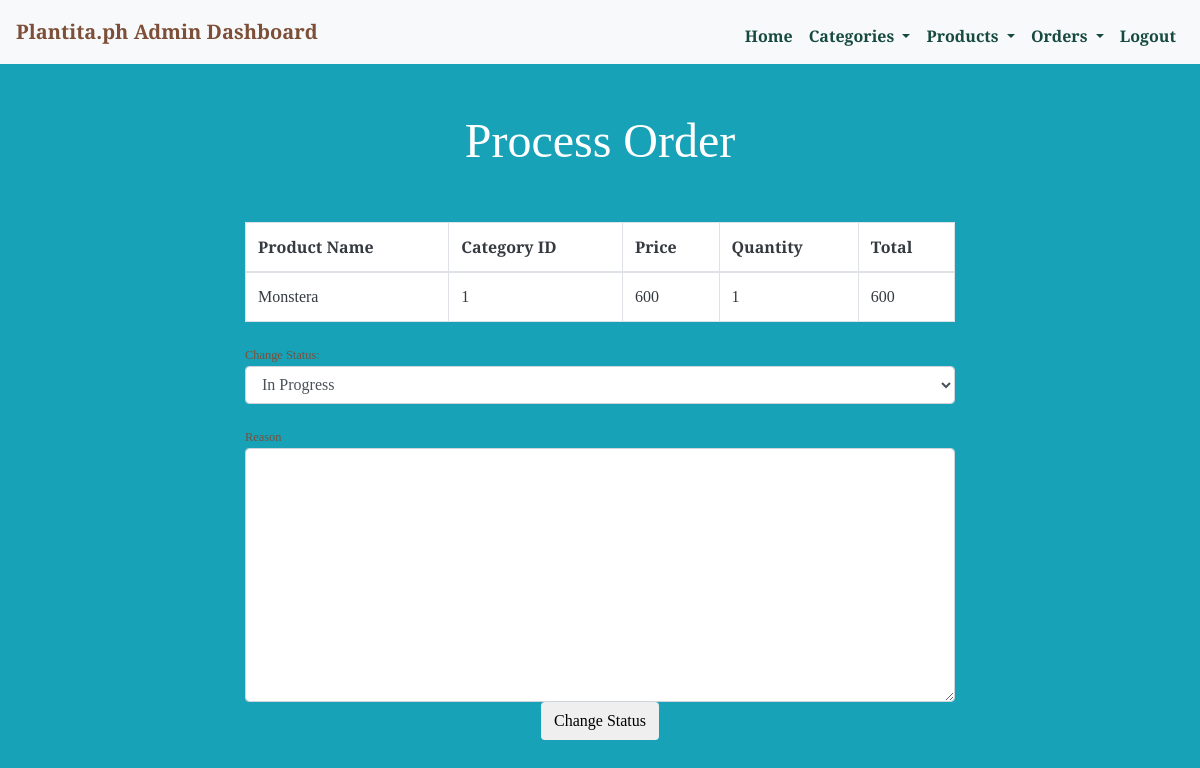
Screenshot of /admin/order-process.php?id=3 (signed in) with the database file from the repository.
### tables this page shows
CREATE TABLE `orders` (
  `id` int(11) NOT NULL,
  `user_id` int(11) NOT NULL,
  `totalprice` varchar(255) NOT NULL,
  `orderstatus` varchar(255) NOT NULL,
  `paymentmode` varchar(255) NOT NULL,
  `timestamp` datetime NOT NULL DEFAULT current_timestamp()
);

CREATE TABLE `products` (
  `product_id` int(11) NOT NULL,
  `product_name` varchar(200) NOT NULL,
  `cat_id` int(11) NOT NULL,
  `price` varchar(200) NOT NULL,
  `thumb` varchar(200) NOT NULL,
  `product_description` varchar(200) NOT NULL
);

CREATE TABLE `orderitems` (
  `id` int(11) NOT NULL,
  `order_id` int(11) NOT NULL,
  `product_id` int(11) NOT NULL,
  `quantity` int(11) NOT NULL,
  `product_price` int(11) NOT NULL
);

### admin/order-process.php (the view, shortened to what this page needs)
<?php
include('../config/db.php');
include('inc/header.php');
include('inc/nav.php');
?>
<div class="container text-white">
	<section id="content">
		<div class="content-blog">
			<div class="page_header text-center  py-5">
				<h2>Process Order</h2>
			</div>
			<form method='post'>
				<div class="container ">
					<div class="row">
						<div class="offset-md-2 col-md-8">
							<div class="billing-details">
								<table class="cart-table account-table table table-bordered bg-white text-dark">
									<thead>
										<tr>
											<th>Product Name</th>
											<th>Category ID</th>
											<th>Price</th>
											<th>Quantity</th>
											<th>Total</th>
										</tr>
									</thead>
									<tbody>
										<?php
										if (isset($_GET['id'])) {
											$o_id = $_GET['id'];
										}
										$sql = "SELECT * FROM orders WHERE id='{$o_id}'";
										$result = mysqli_query($conn, $sql);
										if (mysqli_num_rows($result) > 0) {
											while ($row = mysqli_fetch_assoc($result)) {
										?>
												<tr>
													<td>
														<?php
														$sql_proID = "SELECT * FROM orderitems WHERE order_id='{$o_id}'";
														$result_proID = mysqli_query($conn, $sql_proID);
														$row_prodID = mysqli_fetch_assoc($result_proID);
														$p_id =  $row_prodID['product_id'];
														$sql_ProName = "SELECT * FROM products WHERE product_id='{$p_id}'";
														$result_ProName = mysqli_query($conn, $sql_ProName);
														$row_ProName = mysqli_fetch_assoc($result_ProName);
														echo  $row_ProName['product_name'];
														?>
													</td>
													<td>
														<?php echo $row_ProName["cat_id"] ?>
													</td>
													<td>
														<?php echo $row_ProName["price"] ?>
													</td>
													<td>
														<?php echo $row_prodID['quantity']  ?>
													</td>
													<td>
														<?php echo $row["totalprice"] ?>
													</td>
												</tr>
										<?php
											}
										} else {
											echo "0 results";
										}
										?>
									</tbody>
								</table>
								<div class="form-group">
									<label for="sel1">Change Status:</label>
									<select class="form-control" name="status">
										<option value='In Progress'>In Progress</option>
									</select>
								</div>
								<label>Reason</label>
								<textarea class="form-control" name='reason' id="" cols="30" rows="10"></textarea>
							</div>
						</div>
					</div>
				</div>
				<div class="row">
					<div class="col-md-12 text-center">
						<input type='submit' name='submit' value='Change Status' class="btn">
					</div>
				</div>
		</div>
	</section>
</div>
<?php include('inc/footer.php');  ?>

### admin/style.css (style rules this page uses)
:root { --dark-color: #000000; --light-color: #f3ebe1; --green-color: #164a41; --brown-color: #7d4f38; font-size: 100%; font-size: 16px; line-height: 1.5; }
body { padding: 0; margin: 0; font-family: "Playfair Display", serif; font-weight: 400; }
h2 { font-size: 3rem; font-weight: 400; margin: 0; margin-bottom: .25rem; }
label { color: var(--brown-color); display: block; margin-top: 1.5rem; margin-bottom: 0.1rem; font-size: 0.775rem; }

### admin/inc/header.php (style rules this page uses)
body { background-color: #7d4f38; background-image: url('images/bg-plant3.jpg'); background-repeat: no-repeat; background-size: cover; }

### rows the page displays
orders: products.product_name "Monstera", products.cat_id "1", products.price "600", orderitems.quantity "1", totalprice "600"
